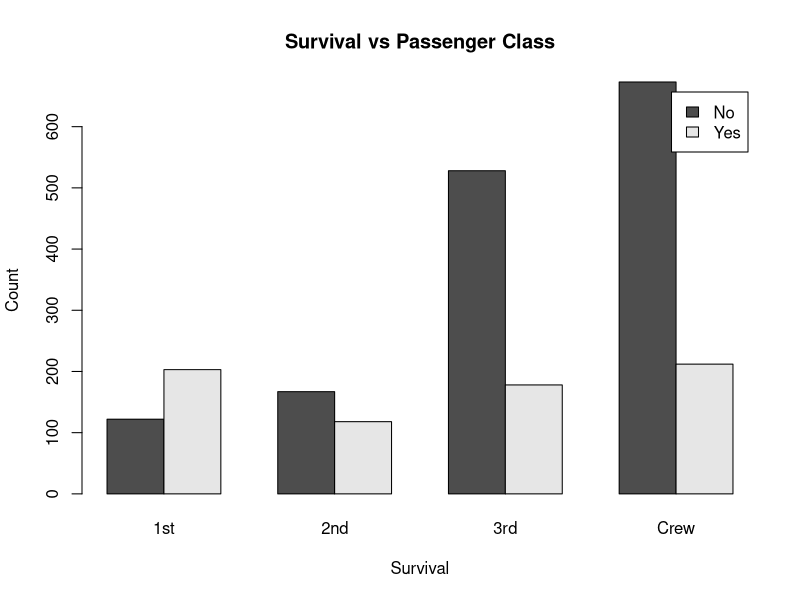

The R script that drew this image: (Note: this script raises an error after producing the figure.)
# Load dataset (built-in)
data("Titanic")

# Convert to data frame for easier plotting
titanic_df <- as.data.frame(Titanic)

# 1. Bar chart of Survival vs Class
barplot(
  xtabs(Freq ~ Survived + Class, data = titanic_df),
  beside = TRUE,
  legend = TRUE,
  main = "Survival vs Passenger Class",
  xlab = "Survival",
  ylab = "Count"
)

# 2. Modified plot by Gender
barplot(
  xtabs(Freq ~ Survived + Class + Sex, data = titanic_df),
  beside = TRUE,
  legend = TRUE,
  main = "Survival vs Class by Gender",
  xlab = "Survival-Class-Sex",
  ylab = "Count"
)

# =========================
# Histogram of Age
# =========================

# Use Titanic dataset with individual records (from datasets package)
data("Titanic")
titanic_full <- as.data.frame(Titanic)

# Expand counts to individual rows
titanic_expanded <- titanic_full[rep(1:nrow(titanic_full), titanic_full$Freq), ]

# Age histogram
hist(
  as.numeric(titanic_expanded$Age),
  main = "Histogram of Age (Child vs Adult)",
  xlab = "Age Category"
)
